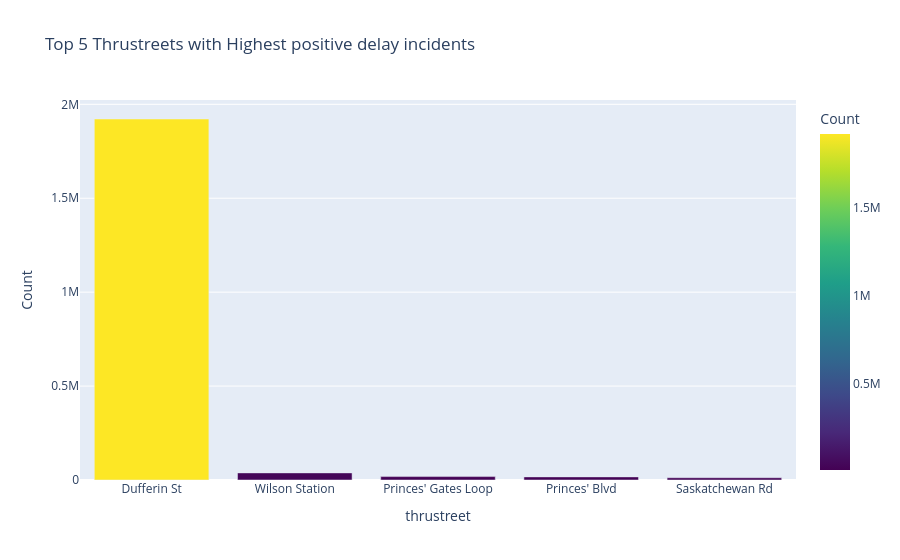

The code cell stored with this chart in its notebook:
### Markdown cell above
### Delay by thrustreet

### Code cell
# delay by thrustreet > 0 delay seconds
thrustreet_counts = df_with_encoding.groupby('thrustreet').size().reset_index(name='Count')
thrustreet_counts = thrustreet_counts.sort_values('Count', ascending=False)
top_thrustreets = thrustreet_counts.head(5)
top_thrustreets.thrustreet = top_thrustreets.thrustreet.astype(str
)  # Convert thrustreet to string for better visualization
fig = px.bar(top_thrustreets, x='thrustreet', y='Count', title='Top 5 Thrustreets with Highest positive delay incidents',
             color='Count', color_continuous_scale='viridis')
fig.update_layout(xaxis_title='thrustreet', yaxis_title='Count')
fig.show()

### Figure 1 — Plotly figure (JSON) as saved in the notebook; plotly's stock layout.template omitted (floating-point values rounded to 4 significant figures)
{"data": [{"hovertemplate": "thrustreet=%{x}<br>Count=%{marker.color}<extra></extra>", "legendgroup": "", "marker": {"color": [1921824, 37872, 18080, 16627, 11879], "coloraxis": "coloraxis", "pattern": {"shape": ""}}, "name": "", "orientation": "v", "showlegend": false, "textposition": "auto", "type": "bar", "x": ["Dufferin St", "Wilson Station", "Princes' Gates Loop", "Princes' Blvd", "Saskatchewan Rd"], "xaxis": "x", "y": [1921824, 37872, 18080, 16627, 11879], "yaxis": "y"}], "layout": {"barmode": "relative", "coloraxis": {"colorbar": {"title": {"text": "Count"}}, "colorscale": [[0, "#440154"], [0.1111, "#482878"], [0.2222, "#3e4989"], [0.3333, "#31688e"], [0.4444, "#26828e"], [0.5556, "#1f9e89"], [0.6667, "#35b779"], [0.7778, "#6ece58"], [0.8889, "#b5de2b"], [1, "#fde725"]]}, "legend": {"tracegroupgap": 0}, "title": {"text": "Top 5 Thrustreets with Highest positive delay incidents"}, "xaxis": {"anchor": "y", "domain": [0, 1], "title": {"text": "thrustreet"}}, "yaxis": {"anchor": "x", "domain": [0, 1], "title": {"text": "Count"}}}}
